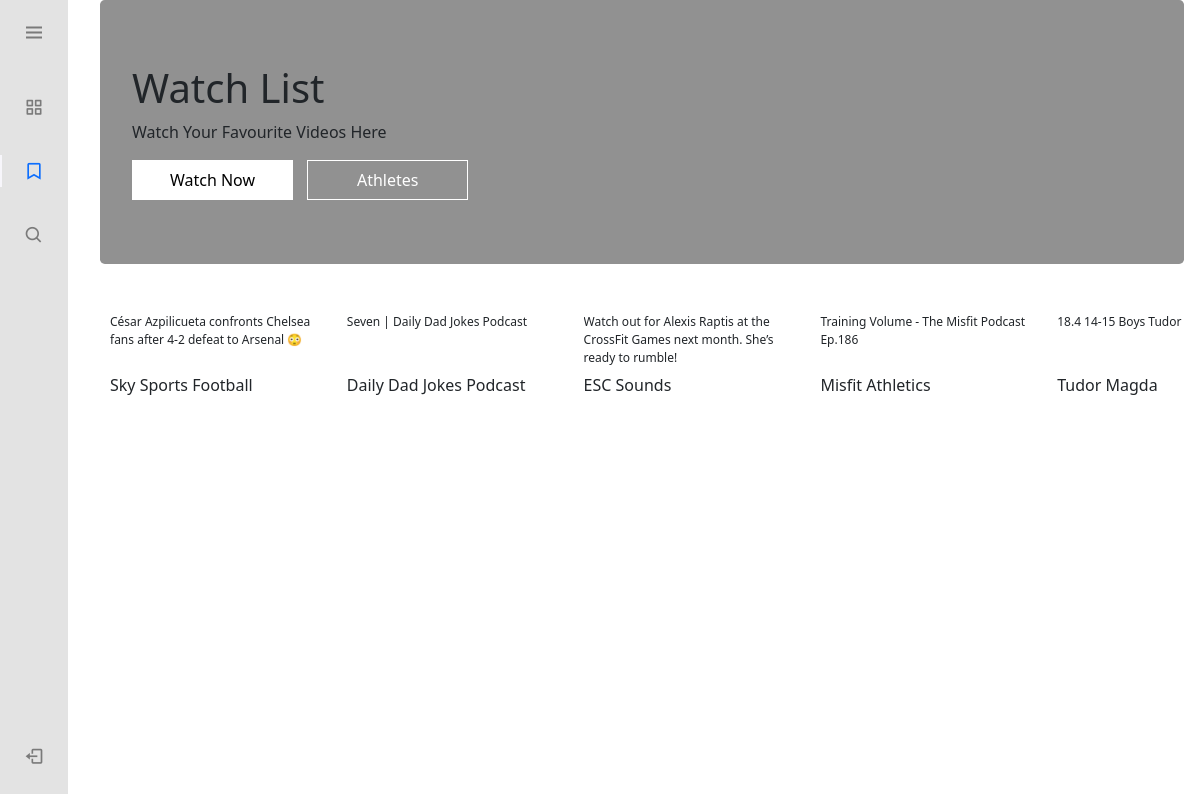
/watchlist/ (signed in), run on the app's committed database.
### youtube_app/models.py (models this page shows)
class WatchList(models.Model):
    user= models.ForeignKey(User, on_delete=models.CASCADE)
    video_title= models.CharField(max_length=300)
    video_description= models.CharField(max_length= 600)
    video_id= models.CharField(max_length= 20)
    channel_title= models.CharField(max_length=100)
    upload_date=models.CharField(max_length=100)
    channel_profile_pic= models.CharField(max_length=100)
    video_thumbnail_pic= models.CharField(max_length=100)

### youtube_app/views.py (the view)
# urls.py: path('watchlist/', views.watch_list_view, name='watchlist'),
def watch_list_view(request):
    all_videos= WatchList.objects.filter(user=request.user)
    context= {'all_videos': all_videos}
    return render(request, 'youtube/watch_list.html', context)

### youtube_app/templates/youtube/watch_list.html (shortened to what this page needs)
{% extends 'youtube/base.html' %}
{% load static %}
{% block extrastylesheet %}
<link rel="stylesheet" href="{% static 'youtube/css/home.css' %}">
<link rel="stylesheet" href="https://cdn.jsdelivr.net/npm/boxicons@latest/css/boxicons.min.css">
{% endblock %}
{% block content %}
<div class="jumbotron text-left" style="margin-bottom:0">
    <h1>Watch List</h1>
    <p>Watch Your Favourite Videos Here</p>
    <div>
        <button class="upper_section_buttons upper_section_buttons_active">Watch Now</button>
        <Button class="upper_section_buttons">Athletes</Button>
    </div>
  </div>
<div class="videos_main_div" >
    {% for video in all_videos %}
    <div class="video_box">
        <div class="video_box_upper">
            <div style="margin-bottom: 5px;">
            </div>
            <div class="title_box">
                <p class="video_title">{{video.video_title|truncatewords:20}}</p>
            </div>
        </div>
        <div class="watch_list_block">
            <form action="{% url 'channelhome' %}" method="post">
                <p onclick="script: $(this).parent('form').submit()">{{video.channel_title}}</p>
            </form>
            <button type="button" class="unsave_button"><box-icon name='bookmark' type='solid' ></box-icon></button>
        </div>
    </div>
    {% endfor %}
</div>
{% endblock %}

### static/youtube/css/home.css (style rules this page uses)
.videos_main_div { display: -webkit-box; overflow-x: scroll; justify-content: left; align-items: center; margin-top: 10px; }
.video_box { margin: 10px; overflow-y: hidden; width: 20%; }
.video_box_upper { cursor: pointer; }
.video_title { font-size: 12px; }
.title_box { height: 60px; overflow: hidden; }
.unsave_button { border: none !important; background: white; }
.watch_list_block { display: flex; justify-content: space-between; }
.jumbotron { background: #919191; }
.upper_section_buttons { border: 1px solid white; background: #919191; width: 161px; padding: 7px; color: white; margin-right: 10px; }
.upper_section_buttons_active { color: black !important; background: white !important; }

### static/youtube/css/sidebar.css (style rules this page uses)
:root { --header-height: 3rem;--nav-width: 68px;--first-color: #4723D9;--first-color-light: #AFA5D9;--white-color: #F7F6FB;--body-font: 'Nunito', sans-serif;--normal-font-size: 1rem;--z-fixed: 100 }
*,::before,::after { box-sizing: border-box }
body { position: relative;margin: var(--header-height) 0 0 0;padding: 0 1rem;font-family: var(--body-font);font-size: var(--normal-font-size);transition: .5s }
@media screen and (min-width: 768px) { body { margin: calc(var(--header-height) + 1rem) 0 0 0; padding-left: calc(var(--nav-width) + 2rem) } }

### data on the page
WatchList: video_title "César Azpilicueta confronts Chelsea fans after 4-2 defeat to Arsenal 😳", channel_title "Sky Sports Football"
WatchList: video_title "Seven | Daily Dad Jokes Podcast", channel_title "Daily Dad Jokes Podcast"
WatchList: video_title "Watch out for Alexis Raptis at the CrossFit Games next month. She’s ready to rumble!", channel_title "ESC Sounds"
WatchList: video_title "Training Volume - The Misfit Podcast Ep.186", channel_title "Misfit Athletics"
WatchList: video_title "18.4 14-15 Boys Tudor…", channel_title "Tudor Magda"
